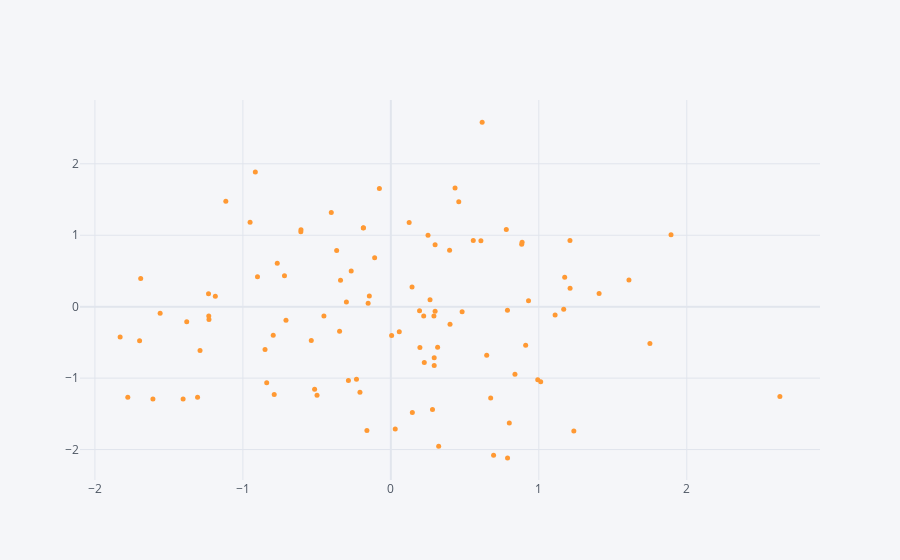

The notebook cell saved with this chart:
### Code cell
df.iplot(kind = "scatter", x = "a", y = "b", mode = "markers", size = 5);
